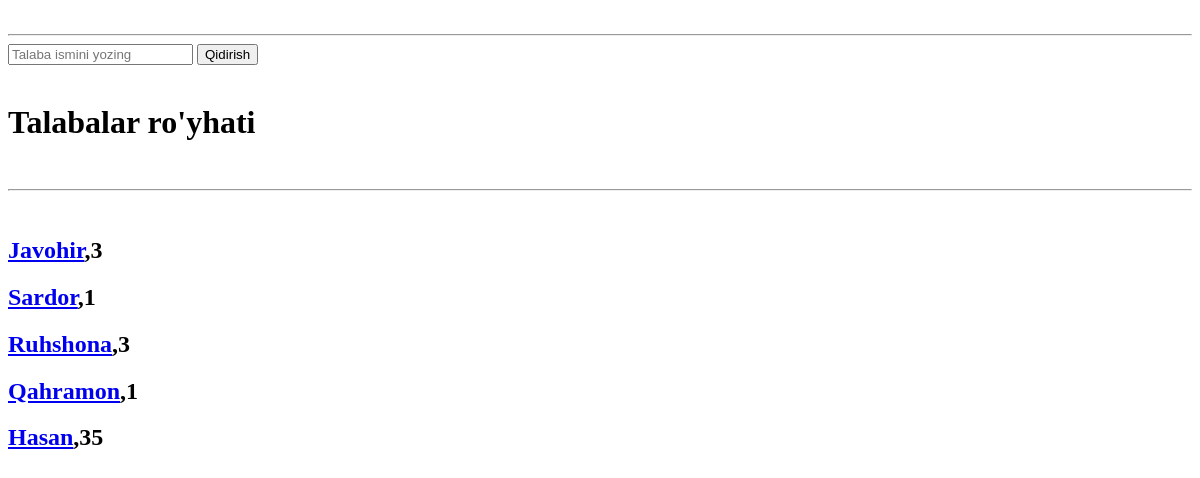
The app's page /student/, older data.
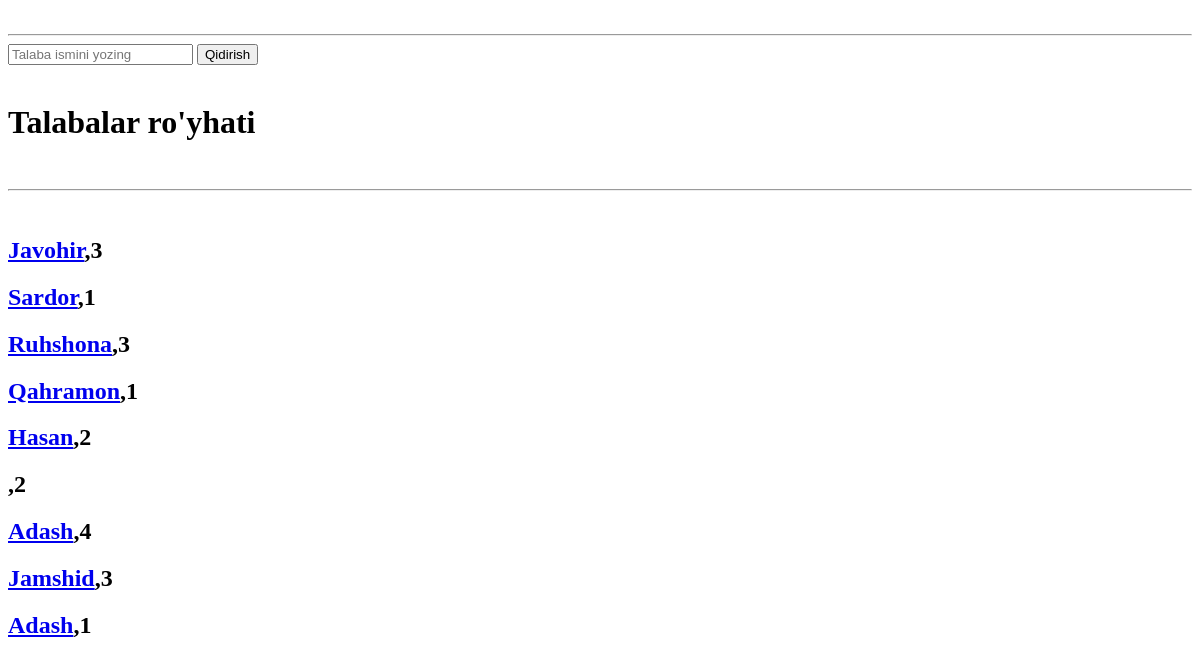
The same page, newer data.
### asosiy/models.py (models this page shows, shortened)
class Talaba(models.Model):
    ism = models.CharField(max_length=30)
    kurs = models.CharField(max_length=30,choices=TURLAR)
    kitob_nomi = models.CharField(max_length=30)

### asosiy/views.py (the view, shortened to what this page needs)
# urls.py: path('student/',hamma_talaba),
def hamma_talaba(request):
    natija = Talaba.objects.all()
    kiritilgan_ism = request.GET.get("ism")
    if kiritilgan_ism is not None:
        natija = Talaba.objects.filter(ism__contains=kiritilgan_ism)
    data = {
        "talaba": natija
    }
    return render(request, 'hamma_student.html', data)

### templates/hamma_student.html (shortened to what this page needs)
<!DOCTYPE html>
<html lang="en">
<head>
</head>
<body>
<br>
<hr>
<form method="get">
    <input name="ism"  type="text" placeholder="Talaba ismini yozing">
    <button>Qidirish</button>
</form>
<br>
<h1>Talabalar ro'yhati</h1>
<br>
<hr>
<br>
{% for tm in talaba %}
    <h2><a href="/bitta_talaba/{{tm.id}}/">{{tm.ism}}</a>,{{tm.kurs}}
    {% endfor %}</h2>
</body>
</html>

Row changes from the older to the newer data that the page shows:
changed Talaba "Hasan": kurs "35" → "2"
added Talaba: kurs "2"
added Talaba: ism "Adash", kurs "4"
added Talaba: ism "Jamshid", kurs "3"
added Talaba: ism "Adash", kurs "1"
